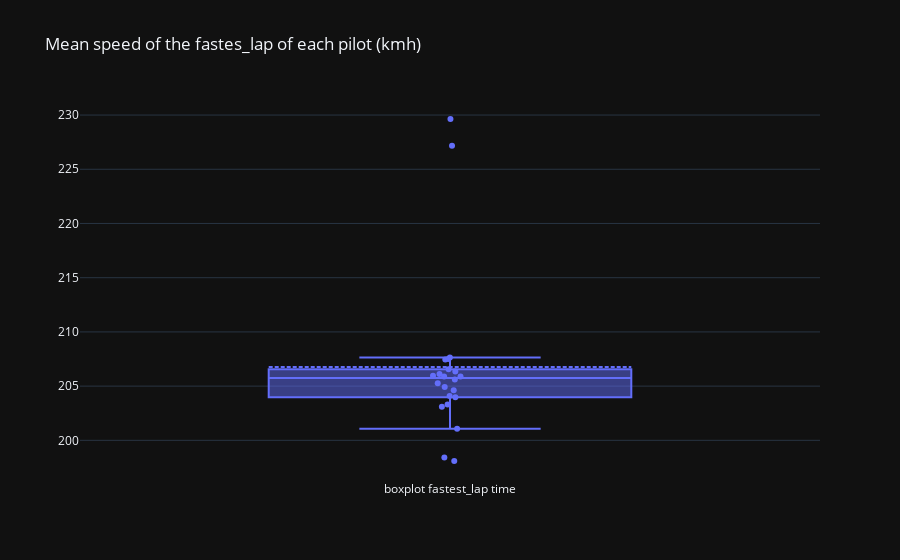

The notebook cell saved with this chart:
### Code cell
fig = go.Figure(layout=go.Layout(title="Mean speed of the fastes_lap of each pilot (kmh)", template="plotly_dark"))
fig.add_trace(go.Box(y=last_gp["avg_speed"], name="boxplot fastest_lap time", boxpoints="all", jitter=0.1, pointpos=0, boxmean=True, text=last_gp["pilot"]))

### Figure 1 — Plotly figure (JSON) as saved in the notebook; plotly's stock layout.template omitted (floating-point values rounded to 4 significant figures)
{"data": [{"boxmean": true, "boxpoints": "all", "jitter": 0.1, "name": "boxplot fastest_lap time", "pointpos": 0, "text": ["dev", "ric", "ver", "alo", "gas", "per", "sai", "ham", "nor", "alb", "pia", "oco", "str", "hul", "law", "bot", "tsu", "mag", "rus", "zho", "lec", "sar"], "type": "box", "y": [229.6, 227.2, 207.5, 207.7, 206.0, 206.5, 204.6, 207.5, 206.1, 205.9, 206.4, 205.6, 204.0, 205.9, 204.9, 205.3, 201.1, 203.1, 204.1, 203.3, 198.4, 198.1]}], "layout": {"title": {"text": "Mean speed of the fastes_lap of each pilot (kmh)"}}}
